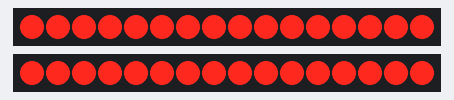
Bench run of a sketch on a simulated Arduino Uno, built with avr-gcc and run on an emulated ATmega328P. Shown: 2 × 16 shift-register outputs drawn as a row of LEDs (first output left, lit = HIGH). Wiring (inferred from the names in the program): 2 × 2 × shift register (74HC595): data pin 7, shift clock pin 5, latch pin 6 / data pin 4, shift clock pin 13, latch pin 3. Wiring (inferred from the signals the program sends): 2 × row of LEDs: on Q0, Q1, Q2, Q3, Q4, Q5, Q6, Q7, Q8, Q9, Q10, Q11, Q12, Q13, Q14, Q15 / on Q0, Q1, Q2, Q3, Q4, Q5, Q6, Q7, Q8, Q9, Q10, Q11, Q12, Q13, Q14, Q15.

Above: at 0.13 s.
At 0.8 s:
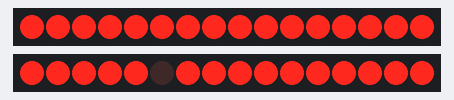
At 2.3 s:
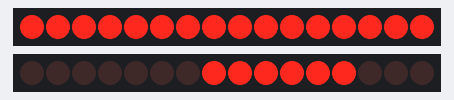
Timing chart, 0 to 3.4 s (numbered marks = the images above):
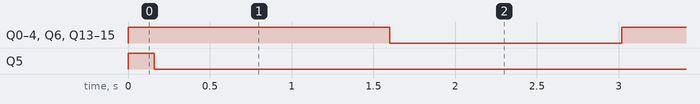

Measured:
- by itself, Q0–4, Q6, Q13–15: alternates HIGH for 1.5 s and LOW for 1.4 s
- by itself, Q5: HIGH → LOW at 0.16 s

The sketch:

LED_Matrix_V0.2.ino
```cpp
#define DS_pin1  7            //for columns (anode)
#define SH_CP_pin1  5
#define ST_CP_pin1  6

#define DS_pin2  4            //for rows (cathode)
#define SH_CP_pin2  13
#define ST_CP_pin2  3

unsigned int a[16] = {0x8000, 0x4000, 0x2000, 0x1000, 0x0800, 0x0400, 0x0200, 0x0100, 0x0080, 0x0040, 0x0020, 0x0010, 0x0008, 0x0004, 0x0002, 0x0001};
//values for a single column at a time, starting from the leftmost column to the rightmost column

void shift_resistor_receive_data(int data1, int data2){
  for (int i = 0; i < 16; i++){
    if ( data1 & 0b00000000000000001){
      digitalWrite(DS_pin1, HIGH);
    }
    else{
      digitalWrite(DS_pin1, LOW);
    }
    data1 = data1 >> 1;
    digitalWrite(SH_CP_pin1, HIGH);
    digitalWrite(SH_CP_pin1, LOW);
  }
  digitalWrite(ST_CP_pin1, HIGH);
  digitalWrite(ST_CP_pin1, LOW);

  for (int i = 0; i < 16; i++){
    if ( data2 & 0b1000000000000000){
      digitalWrite(DS_pin2, HIGH);
    }
    else{
      digitalWrite(DS_pin2, LOW);
    }
    data2 = data2 << 1;
    digitalWrite(SH_CP_pin2, HIGH);
    digitalWrite(SH_CP_pin2, LOW);
  }
  digitalWrite(ST_CP_pin2, HIGH);
  digitalWrite(ST_CP_pin2, LOW);
}

void print_array(bool shape[16][16]){
  for (int j = 0; j < 16; j++){
    unsigned int value = 0;
    unsigned int temp = 1;
    for (int i = 0; i < 16; i++){
      if (i != 0)
        temp = temp * 2;
      value = value + int(shape[i][j]) * temp;
    }
    shift_resistor_receive_data(a[j], value);       //constantly column is moving right and column wise data of the row is getting printed
    delayMicroseconds(100);                         //a[j] value is for one column, and value data from the 2d array representing a single LED
    shift_resistor_receive_data(0x0000, 0xFFFF);    //clears whole matrix before the next data is displayed on the screen
  }
}

void scroll_array(bool shape[16][16]){
  for(int j=0; j<16; j++){
    int value =0, temp=0;
    for (int i = 0; i < 16; i++){
      if (i != 0)
        temp = temp * 2;
      value = value + int(shape[i][j]) * temp;
    }
    shift_resistor_receive_data(a[j], value);       //constantly column is moving right and column wise data of the row is getting printed
    delayMicroseconds(100);                         //a[j] value is for one column, and value data from the 2d array representing a single LED
    shift_resistor_receive_data(0x0000, 0xFFFF);    //clears whole matrix before the next data is displayed on the screen
  }
}

void LED_On(int ST_CP, int DS, int SH_CP, int value1, int value2){
  digitalWrite(ST_CP, LOW);
  shiftOut(DS, SH_CP, MSBFIRST, value1);
  shiftOut(DS, SH_CP, MSBFIRST, value2);
  digitalWrite(ST_CP, HIGH);
}

void shift_array(bool shape[16][16]){
  int i, j,temp;
  for(i=0; i<16; i++){
    for(j=0; j<16; j++){
      if(j==0){
        shape[i][15]=shape[i][0];
      }

        if(shape[i][j] == 0){
          temp = shape[i][j-1];
          shape[i][j-1] = shape[i][j];
          shape[i][j] = temp;

      }
    }
  }
}

void setup() {
  Serial.begin(9600);
  pinMode(DS_pin1, OUTPUT);
  pinMode(SH_CP_pin1, OUTPUT);
  pinMode(ST_CP_pin1, OUTPUT);
  pinMode(DS_pin2, OUTPUT);
  pinMode(SH_CP_pin2, OUTPUT);
  pinMode(ST_CP_pin2, OUTPUT);

  shift_resistor_receive_data(0xFFFF, 0x0000);      //lights all the LEDs to check which ones are defective ones
  delay(100);
}

bool game[16][16]={
  {1, 1, 1, 1, 1, 1, 1, 1, 1, 1, 1, 1, 1, 1, 1, 1},
  {1, 1, 1, 1, 1, 1, 1, 1, 1, 1, 1, 1, 1, 1, 1, 1},
  {1, 1, 1, 1, 1, 1, 1, 1, 1, 1, 1, 1, 1, 1, 1, 1},
  {1, 1, 1, 1, 1, 1, 1, 1, 1, 1, 1, 1, 1, 1, 1, 1},
  {1, 1, 1, 1, 1, 1, 1, 1, 1, 1, 1, 1, 1, 1, 1, 1},
  {1, 1, 1, 1, 1, 1, 1, 1, 1, 1, 1, 1, 1, 1, 1, 1},
  {1, 1, 1, 1, 1, 1, 1, 1, 1, 1, 1, 1, 1, 1, 1, 1},
  {1, 1, 1, 1, 1, 1, 1, 1, 1, 1, 1, 1, 1, 1, 1, 1},
  {1, 1, 1, 1, 1, 1, 1, 1, 1, 1, 1, 1, 1, 1, 1, 1},
  {1, 1, 1, 1, 1, 1, 1, 1, 1, 1, 1, 1, 1, 1, 1, 1},
  {1, 1, 1, 1, 1, 1, 1, 1, 1, 1, 1, 1, 1, 1, 1, 1},
  {1, 1, 1, 1, 1, 1, 1, 1, 1, 1, 1, 1, 1, 1, 1, 1},
  {1, 1, 1, 1, 1, 1, 1, 1, 1, 1, 1, 1, 1, 1, 1, 1},
  {1, 1, 1, 1, 1, 1, 1, 1, 1, 1, 1, 1, 1, 1, 1, 1},
  {1, 1, 1, 1, 1, 1, 1, 1, 1, 1, 1, 1, 1, 1, 1, 1},
  {1, 1, 1, 1, 1, 1, 1, 1, 1, 1, 1, 1, 1, 1, 1, 1}
};

bool LED_Matrix[16][16]={
  {1, 1, 1, 0, 1, 1, 1, 1, 0, 0, 1, 0, 0, 1, 1, 1},
  {1, 1, 1, 0, 1, 1, 1, 0, 1, 1, 1, 0, 1, 0, 1, 1},
  {1, 1, 1, 0, 1, 1, 1, 0, 0, 0, 1, 0, 1, 0, 1, 1},
  {1, 1, 1, 0, 1, 1, 1, 0, 1, 1, 1, 0, 1, 0, 1, 1},
  {1, 1, 1, 1, 0, 0, 1, 1, 0, 0, 1, 0, 0, 1, 1, 1},
  {1, 1, 1, 1, 1, 1, 1, 1, 1, 1, 1, 1, 1, 1, 1, 1},
  {0, 1, 0, 1, 1, 0, 1, 1, 0, 0, 0, 1, 0, 0, 1, 1},
  {0, 0, 0, 1, 0, 1, 0, 1, 1, 0, 1, 1, 0, 1, 0, 1},
  {0, 1, 0, 1, 0, 0, 0, 1, 1, 0, 1, 1, 0, 0, 1, 1},
  {0, 1, 0, 1, 0, 1, 0, 1, 1, 0, 1, 1, 0, 1, 0, 1},
  {0, 1, 0, 1, 0, 1, 0, 1, 1, 0, 1, 1, 0, 1, 0, 1},
  {1, 1, 1, 1, 1, 0, 1, 1, 0, 1, 0, 1, 1, 1, 1, 1},
  {1, 1, 1, 1, 1, 0, 1, 1, 0, 1, 0, 1, 1, 1, 1, 1},
  {1, 1, 1, 1, 1, 0, 1, 1, 1, 0, 1, 1, 1, 1, 1, 1},
  {1, 1, 1, 1, 1, 0, 1, 1, 0, 1, 0, 1, 1, 1, 1, 1},
  {1, 1, 1, 1, 1, 0, 1, 1, 0, 1, 0, 1, 1, 1, 1, 1}
};

bool menu[16][16]={
  {1, 1, 1, 1, 1, 1, 1, 1, 1, 1, 1, 1, 1, 1, 1, 1},
  {1, 1, 1, 1, 1, 1, 1, 1, 1, 1, 1, 1, 1, 1, 1, 1},
  {1, 1, 1, 1, 1, 1, 1, 1, 1, 1, 1, 1, 1, 1, 1, 1},
  {1, 1, 1, 1, 1, 1, 1, 1, 1, 1, 1, 1, 1, 1, 1, 1},
  {1, 1, 1, 1, 1, 1, 1, 1, 1, 1, 1, 1, 1, 1, 1, 1},
  {1, 1, 1, 1, 1, 1, 1, 1, 1, 1, 1, 1, 1, 1, 1, 1},
  {1, 1, 1, 1, 1, 1, 1, 1, 1, 1, 1, 1, 1, 1, 1, 1},
  {1, 1, 1, 1, 1, 1, 1, 0, 1, 1, 1, 1, 1, 1, 1, 1},
  {1, 1, 1, 1, 1, 1, 0, 0, 0, 1, 1, 1, 1, 1, 1, 1},
  {1, 1, 1, 1, 1, 0, 1, 0, 1, 0, 1, 1, 1, 1, 1, 1},
  {1, 1, 1, 1, 1, 1, 1, 0, 1, 1, 1, 1, 1, 1, 1, 1},
  {1, 1, 1, 1, 1, 1, 1, 0, 1, 1, 1, 1, 1, 1, 1, 1},
  {1, 1, 1, 1, 1, 1, 1, 0, 1, 1, 1, 1, 1, 1, 1, 1},
  {1, 1, 1, 1, 1, 1, 1, 1, 1, 1, 1, 1, 1, 1, 1, 1},
  {1, 1, 1, 1, 1, 1, 1, 1, 1, 1, 1, 1, 1, 1, 1, 1},
  {1, 1, 1, 1, 1, 1, 1, 1, 1, 1, 1, 1, 1, 1, 1, 1}
};

void loop(){
  int k=0;

  for(k=0; k<100; k++){
    print_array(LED_Matrix);
  }

  for(k=0; k<100; k++){
    print_array(menu);
  }
  //shift_array(LED_Matrix);
}
```
